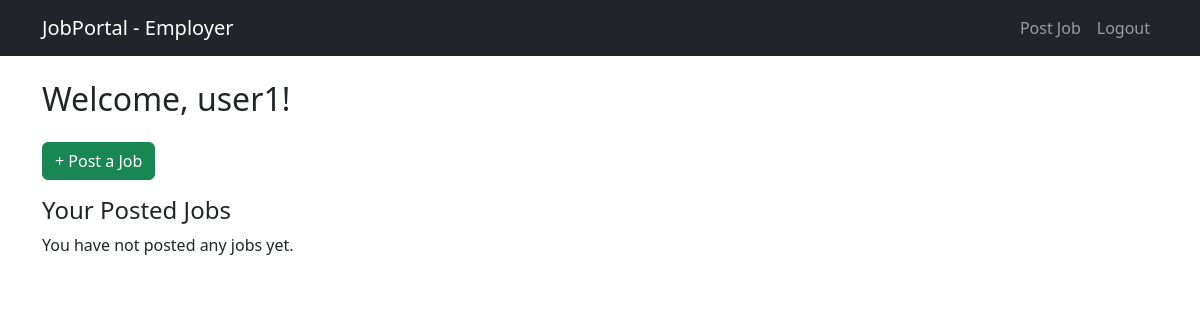
The page /employer/dashboard/ (signed in) on the database as committed earlier.
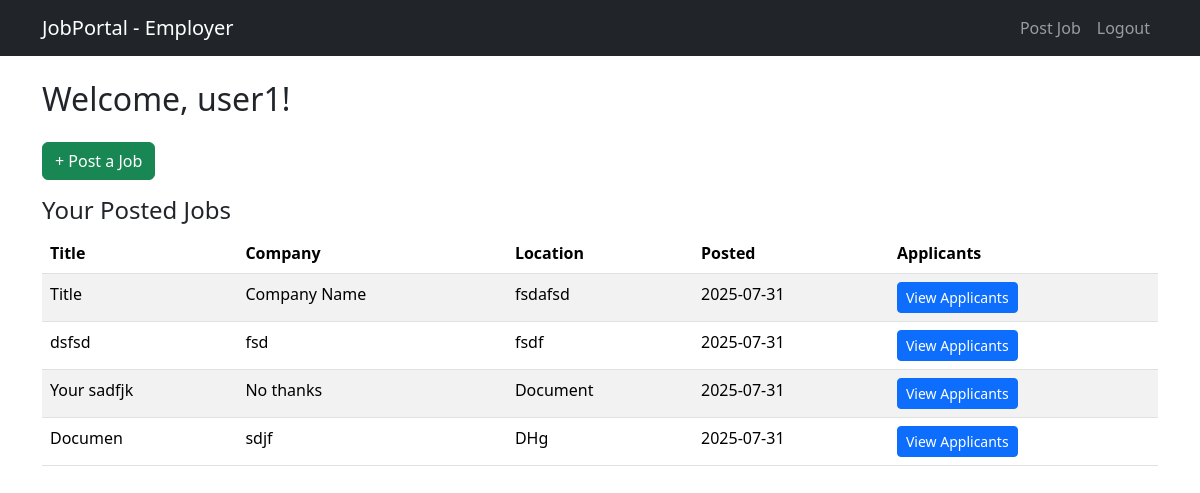
The same page on the database as committed later.
### jobportal/models.py (models this page shows)
class Job(models.Model):
    title = models.CharField(max_length=100)
    company_name = models.CharField(max_length=100)
    location = models.CharField(max_length=100)
    description = models.TextField()
    posted_by = models.ForeignKey(User, on_delete=models.CASCADE)
    created_at = models.DateTimeField(auto_now_add=True)

### jobportal/views.py (the view)
# urls.py: path('employer/dashboard/', views.employer_dashboard, name='employer_dashboard'),
@login_required
def employer_dashboard(request):
    if request.user.profile.role != 'employer':
        return redirect('login')  # Optional: or show 403 error
    jobs = Job.objects.filter(posted_by=request.user)
    return render(request, 'employer/dashboard.html', {'jobs': jobs})

### jobportal/templates/employer/dashboard.html (shortened to what this page needs)
{% extends 'employer/base.html' %}
{% block content %}
<h2>Welcome, {{ request.user.username }}!</h2>
<a class="btn btn-success my-3" href="{% url 'post_job' %}">+ Post a Job</a>
<h4>Your Posted Jobs</h4>
{% if jobs %}
<table class="table table-striped">
    <thead>
        <tr>
            <th>Title</th>
            <th>Company</th>
            <th>Location</th>
            <th>Posted</th>
            <th>Applicants</th>
        </tr>
    </thead>
    <tbody>
        {% for job in jobs %}
        <tr>
            <td>{{ job.title }}</td>
            <td>{{ job.company_name }}</td>
            <td>{{ job.location }}</td>
            <td>{{ job.created_at|date:"Y-m-d" }}</td>
            <td>
                <a href="{% url 'job_applications' job.id %}" class="btn btn-sm btn-primary">
                    View Applicants
                </a>
            </td>
        </tr>
        {% endfor %}
    </tbody>
</table>
{% else %}
<p>You have not posted any jobs yet.</p>
{% endif %}
{% endblock %}

### jobportal/templates/employer/base.html (shortened to what this page needs)
{% load static %}
<!DOCTYPE html>
<html lang="en">
<head>
    <link href="https://cdn.jsdelivr.net/npm/bootstrap@5.3.3/dist/css/bootstrap.min.css" rel="stylesheet">
</head>
<body>
    <nav class="navbar navbar-expand-lg navbar-dark bg-dark">
        <div class="container">
            <a class="navbar-brand" href="{% url 'employer_dashboard' %}">JobPortal - Employer</a>
            <div class="collapse navbar-collapse">
                <ul class="navbar-nav ms-auto">
                    <li class="nav-item"><a class="nav-link" href="{% url 'post_job' %}">Post Job</a></li>
                    <li class="nav-item"><a class="nav-link" href="{% url 'logout' %}">Logout</a></li>
                </ul>
            </div>
        </div>
    </nav>
    <div class="container mt-4">
        {% block content %}
        {% endblock %}
    </div>
</body>
</html>

Rows that differ between the two databases and show on the page:
added Job: title "Title", company_name "Company Name", location "fsdafsd", created_at "2025-07-31"
added Job: title "dsfsd", company_name "fsd", location "fsdf", created_at "2025-07-31"
added Job: title "Your sadfjk", company_name "No thanks", location "Document", created_at "2025-07-31"
added Job: title "Documen", company_name "sdjf", location "DHg", created_at "2025-07-31"
Other text that changed with them:
text no longer shown: "You have not posted any jobs yet."
text now shown: "Title Company Location Posted Applicants"
